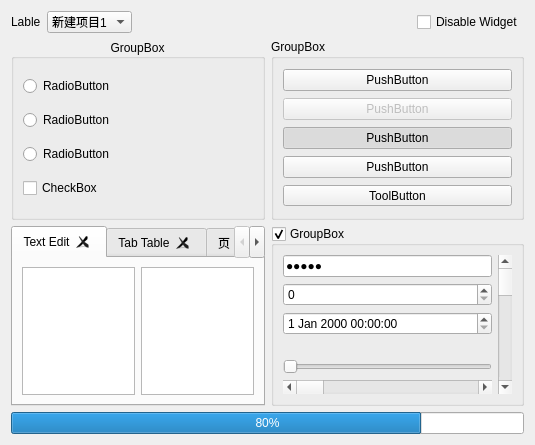
<?xml version="1.0" encoding="UTF-8"?>
<ui version="4.0">
 <class>BasicWidget</class>
 <widget class="QWidget" name="BasicWidget">
  <property name="geometry">
   <rect>
    <x>0</x>
    <y>0</y>
    <width>535</width>
    <height>445</height>
   </rect>
  </property>
  <property name="windowTitle">
   <string>Form</string>
  </property>
  <property name="styleSheet">
   <string notr="true"/>
  </property>
  <layout class="QGridLayout" name="gridLayout_2">
   <item row="1" column="0">
    <layout class="QGridLayout" name="gridLayout" rowstretch="1,1" columnstretch="1,1">
     <item row="0" column="0">
      <widget class="QGroupBox" name="groupBox">
       <property name="title">
        <string>GroupBox</string>
       </property>
       <property name="alignment">
        <set>Qt::AlignCenter</set>
       </property>
       <property name="flat">
        <bool>false</bool>
       </property>
       <property name="checkable">
        <bool>false</bool>
       </property>
       <layout class="QGridLayout" name="gridLayout_7">
        <item row="3" column="0">
         <widget class="QCheckBox" name="checkBox">
          <property name="text">
           <string>CheckBox</string>
          </property>
         </widget>
        </item>
        <item row="0" column="0">
         <widget class="QRadioButton" name="radioButton">
          <property name="text">
           <string>RadioButton</string>
          </property>
          <attribute name="buttonGroup">
           <string notr="true">buttonGroup</string>
          </attribute>
         </widget>
        </item>
        <item row="2" column="0">
         <widget class="QRadioButton" name="radioButton_3">
          <property name="text">
           <string>RadioButton</string>
          </property>
          <attribute name="buttonGroup">
           <string notr="true">buttonGroup</string>
          </attribute>
         </widget>
        </item>
        <item row="1" column="0">
         <widget class="QRadioButton" name="radioButton_2">
          <property name="text">
           <string>RadioButton</string>
          </property>
          <attribute name="buttonGroup">
           <string notr="true">buttonGroup</string>
          </attribute>
         </widget>
        </item>
       </layout>
      </widget>
     </item>
     <item row="0" column="1">
      <widget class="QGroupBox" name="groupBox_2">
       <property name="title">
        <string>GroupBox</string>
       </property>
       <layout class="QGridLayout" name="gridLayout_6">
        <item row="0" column="0">
         <widget class="QPushButton" name="pushButton">
          <property name="text">
           <string>PushButton</string>
          </property>
         </widget>
        </item>
        <item row="1" column="0">
         <widget class="QPushButton" name="pushButton_2">
          <property name="enabled">
           <bool>false</bool>
          </property>
          <property name="text">
           <string>PushButton</string>
          </property>
         </widget>
        </item>
        <item row="2" column="0">
         <widget class="QPushButton" name="pushButton_3">
          <property name="text">
           <string>PushButton</string>
          </property>
          <property name="checkable">
           <bool>true</bool>
          </property>
          <property name="checked">
           <bool>true</bool>
          </property>
         </widget>
        </item>
        <item row="3" column="0">
         <widget class="QPushButton" name="pushButton_4">
          <property name="text">
           <string>PushButton</string>
          </property>
          <property name="checkable">
           <bool>true</bool>
          </property>
         </widget>
        </item>
        <item row="4" column="0">
         <widget class="QToolButton" name="toolButton">
          <property name="sizePolicy">
           <sizepolicy hsizetype="Preferred" vsizetype="Fixed">
            <horstretch>0</horstretch>
            <verstretch>0</verstretch>
           </sizepolicy>
          </property>
          <property name="text">
           <string>ToolButton</string>
          </property>
         </widget>
        </item>
       </layout>
      </widget>
     </item>
     <item row="1" column="0">
      <widget class="QTabWidget" name="tabWidget">
       <property name="autoFillBackground">
        <bool>true</bool>
       </property>
       <property name="currentIndex">
        <number>0</number>
       </property>
       <property name="usesScrollButtons">
        <bool>true</bool>
       </property>
       <property name="documentMode">
        <bool>false</bool>
       </property>
       <property name="tabsClosable">
        <bool>true</bool>
       </property>
       <property name="movable">
        <bool>false</bool>
       </property>
       <property name="tabBarAutoHide">
        <bool>false</bool>
       </property>
       <widget class="QWidget" name="tab_1">
        <property name="enabled">
         <bool>true</bool>
        </property>
        <attribute name="title">
         <string>Text Edit</string>
        </attribute>
        <layout class="QGridLayout" name="gridLayout_3">
         <item row="0" column="0">
          <widget class="QTextEdit" name="textEdit"/>
         </item>
         <item row="0" column="1">
          <widget class="QTextBrowser" name="textBrowser"/>
         </item>
        </layout>
       </widget>
       <widget class="QWidget" name="tab_2">
        <attribute name="title">
         <string>Tab Table</string>
        </attribute>
        <layout class="QGridLayout" name="gridLayout_4">
         <item row="0" column="0">
          <widget class="QTableView" name="tableView"/>
         </item>
        </layout>
       </widget>
       <widget class="QWidget" name="tab_4">
        <attribute name="title">
         <string>页</string>
        </attribute>
       </widget>
       <widget class="QWidget" name="tab_5">
        <attribute name="title">
         <string>页</string>
        </attribute>
       </widget>
       <widget class="QWidget" name="tab_6">
        <attribute name="title">
         <string>页</string>
        </attribute>
       </widget>
      </widget>
     </item>
     <item row="1" column="1">
      <widget class="QGroupBox" name="groupBox_3">
       <property name="title">
        <string>GroupBox</string>
       </property>
       <property name="flat">
        <bool>false</bool>
       </property>
       <property name="checkable">
        <bool>true</bool>
       </property>
       <layout class="QGridLayout" name="gridLayout_5">
        <item row="2" column="0">
         <widget class="QDateTimeEdit" name="dateTimeEdit"/>
        </item>
        <item row="4" column="0">
         <widget class="QSlider" name="horizontalSlider">
          <property name="orientation">
           <enum>Qt::Horizontal</enum>
          </property>
         </widget>
        </item>
        <item row="0" column="0">
         <widget class="QLineEdit" name="lineEdit">
          <property name="text">
           <string>11111</string>
          </property>
          <property name="echoMode">
           <enum>QLineEdit::Password</enum>
          </property>
         </widget>
        </item>
        <item row="5" column="0">
         <widget class="QScrollBar" name="horizontalScrollBar">
          <property name="orientation">
           <enum>Qt::Horizontal</enum>
          </property>
         </widget>
        </item>
        <item row="1" column="0">
         <widget class="QSpinBox" name="spinBox"/>
        </item>
        <item row="0" column="1" rowspan="6">
         <widget class="QScrollBar" name="verticalScrollBar">
          <property name="orientation">
           <enum>Qt::Vertical</enum>
          </property>
         </widget>
        </item>
       </layout>
      </widget>
     </item>
    </layout>
   </item>
   <item row="0" column="0">
    <layout class="QHBoxLayout" name="horizontalLayout">
     <item>
      <widget class="QLabel" name="label">
       <property name="text">
        <string>Lable</string>
       </property>
      </widget>
     </item>
     <item>
      <widget class="QComboBox" name="comboBox">
       <property name="editable">
        <bool>false</bool>
       </property>
       <property name="currentIndex">
        <number>0</number>
       </property>
       <property name="maxVisibleItems">
        <number>10</number>
       </property>
       <property name="sizeAdjustPolicy">
        <enum>QComboBox::AdjustToContents</enum>
       </property>
       <property name="minimumContentsLength">
        <number>0</number>
       </property>
       <property name="iconSize">
        <size>
         <width>16</width>
         <height>16</height>
        </size>
       </property>
       <property name="duplicatesEnabled">
        <bool>false</bool>
       </property>
       <property name="frame">
        <bool>true</bool>
       </property>
       <property name="modelColumn">
        <number>0</number>
       </property>
       <item>
        <property name="text">
         <string>新建项目1</string>
        </property>
       </item>
       <item>
        <property name="text">
         <string>新建项目2</string>
        </property>
       </item>
       <item>
        <property name="text">
         <string>新建项目3</string>
        </property>
       </item>
       <item>
        <property name="text">
         <string>新建项目4</string>
        </property>
       </item>
      </widget>
     </item>
     <item>
      <spacer name="horizontalSpacer">
       <property name="orientation">
        <enum>Qt::Horizontal</enum>
       </property>
       <property name="sizeHint" stdset="0">
        <size>
         <width>40</width>
         <height>20</height>
        </size>
       </property>
      </spacer>
     </item>
     <item>
      <widget class="QCheckBox" name="checkBox_disable_widget">
       <property name="text">
        <string>Disable Widget</string>
       </property>
      </widget>
     </item>
    </layout>
   </item>
   <item row="2" column="0">
    <widget class="QProgressBar" name="progressBar">
     <property name="value">
      <number>80</number>
     </property>
    </widget>
   </item>
  </layout>
 </widget>
 <resources/>
 <connections/>
 <buttongroups>
  <buttongroup name="buttonGroup"/>
 </buttongroups>
</ui>
